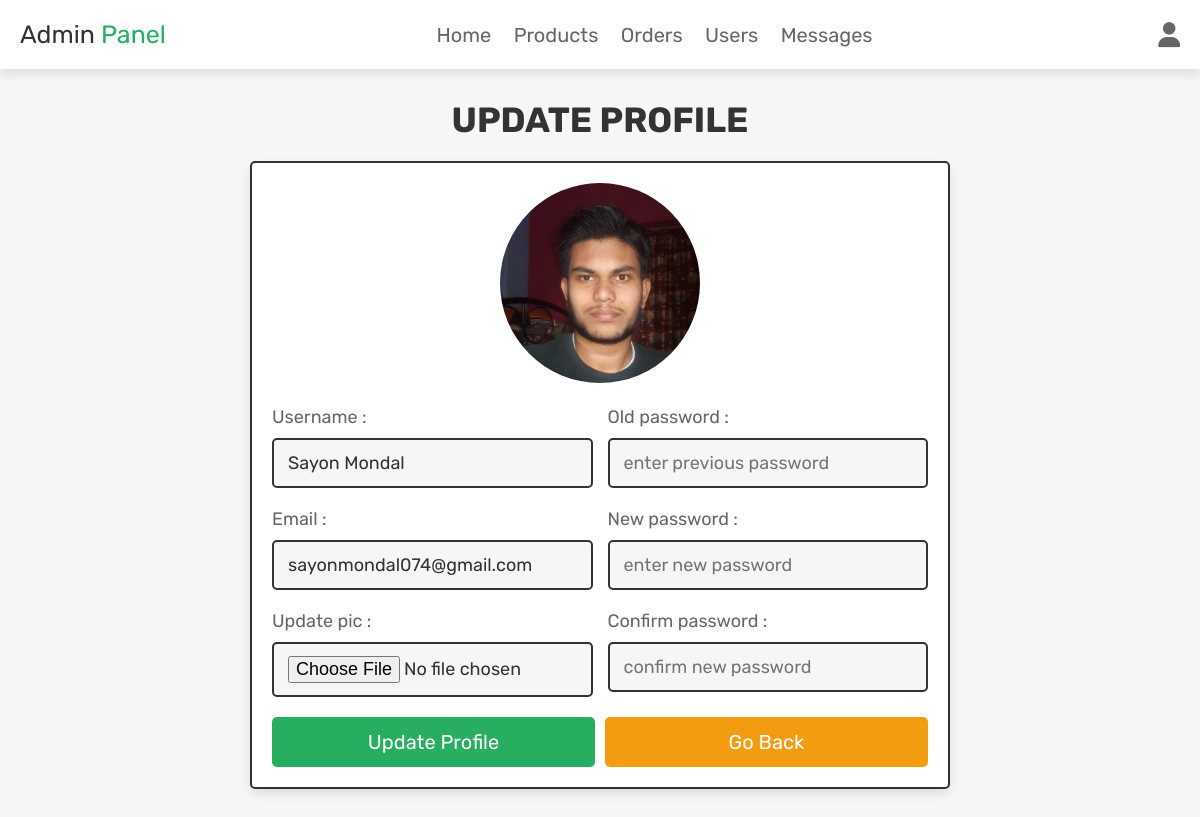
The app's page /admin_update_profile.php (signed in) with its own data.
### tables this page shows
CREATE TABLE `users` (
  `id` int(100) NOT NULL,
  `name` varchar(100) NOT NULL,
  `email` varchar(100) NOT NULL,
  `password` varchar(100) NOT NULL,
  `user_type` varchar(20) NOT NULL DEFAULT 'user',
  `image` varchar(100) NOT NULL
);

### admin_update_profile.php (the view, shortened to what this page needs)
<?php
@include 'config.php';
?>
<!DOCTYPE html>
<html lang="en">
<head>
   <link rel="stylesheet" href="https://cdnjs.cloudflare.com/ajax/libs/font-awesome/6.1.1/css/all.min.css">
   <link rel="stylesheet" href="css/components.css">
</head>
<body>
   <?php include 'admin_header.php'; ?>
   <section class="update-profile">
      <h1 class="title">Update profile</h1>
      <form action="" method="POST" enctype="multipart/form-data">
         <img src="uploaded_img/<?= $fetch_profile['image']; ?>" alt="">
         <div class="flex">
            <div class="inputBox">
               <span>Username :</span>
               <input type="text" name="name" value="<?= $fetch_profile['name']; ?>" placeholder="update username" required class="box">
               <span>Email :</span>
               <input type="email" name="email" value="<?= $fetch_profile['email']; ?>" placeholder="update email" required class="box">
               <span>Update pic :</span>
               <input type="file" name="image" accept="image/jpg, image/jpeg, image/png" class="box">
            </div>
            <div class="inputBox">
               <span>Old password :</span>
               <input type="password" name="update_pass" placeholder="enter previous password" class="box">
               <span>New password :</span>
               <input type="password" name="new_pass" placeholder="enter new password" class="box">
               <span>Confirm password :</span>
               <input type="password" name="confirm_pass" placeholder="confirm new password" class="box">
            </div>
         </div>
         <div class="flex-btn">
            <input type="submit" class="btn" value="update profile" name="update_profile">
            <a href="admin_page.php" class="option-btn">Go back</a>
         </div>
      </form>
   </section>
</body>
</html>

### css/components.css (style rules this page uses)
:root { --green:#27ae60; --orange:#f39c12; --red:#e74c3c; --black:#333; --light-color:#666; --white:#fff; --light-bg:#f6f6f6; --border:.2rem solid var(--black); --box-shadow:0 .5rem 1rem rgba(0,0,0,.1); }
* { font-family: 'Rubik', sans-serif; margin:0; padding:0; box-sizing: border-box; outline: none; border:none; text-decoration: none; color:var(--black); }
body { background-color: var(--light-bg); }
html { font-size: 62.5%; overflow-x: hidden; scroll-behavior: smooth; scroll-padding-top: 6.5rem; }
section { padding:3rem 2rem; max-width: 1200px; margin:0 auto; }
.btn, .delete-btn, .option-btn { display: block; width: 100%; margin-top: 1rem; border-radius: .5rem; color:var(--white); font-size: 2rem; padding:1.3rem 3rem; text-transform: capitalize; cursor: pointer; text-align: center; }
.btn { background-color: var(--green); }
.option-btn { background-color: var(--orange); }
.flex-btn { display: flex; flex-wrap: wrap; gap:1rem; }
.flex-btn > * { flex:1; }
.title { text-align: center; margin-bottom: 2rem; text-transform: uppercase; color:var(--black); font-size: 3.5rem; }
.update-profile form { max-width: 70rem; margin: 0 auto; background-color: var(--white); box-shadow: var(--box-shadow); border:var(--border); border-radius: .5rem; padding:2rem; text-align: center; }
.update-profile form .flex { display: flex; gap:1.5rem; justify-content: space-between; }
.update-profile form img { height: 20rem; width: 20rem; margin-bottom: 1rem; border-radius: 50%; object-fit: cover; }
.update-profile form .inputBox { text-align: left; width: 49%; }
.update-profile form .inputBox span { display: block; padding-top: 1rem; font-size: 1.8rem; color:var(--light-color); }
.update-profile form .inputBox .box { width: 100%; padding:1.2rem 1.4rem; font-size: 1.8rem; color:var(--black); border:var(--border); border-radius: .5rem; margin:1rem 0; background-color: var(--light-bg); }

### records on screen
users: image (picture), name "Sayon Mondal", email "sayonmondal074@gmail.com"
